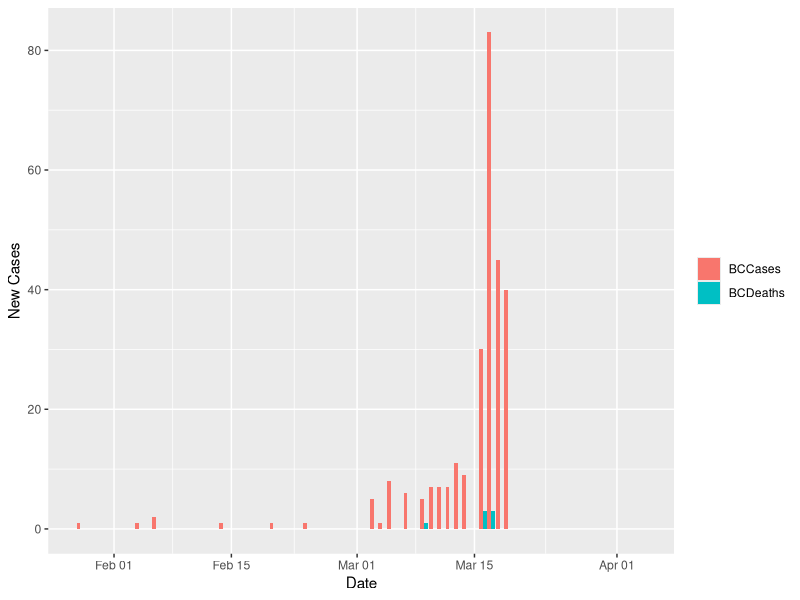
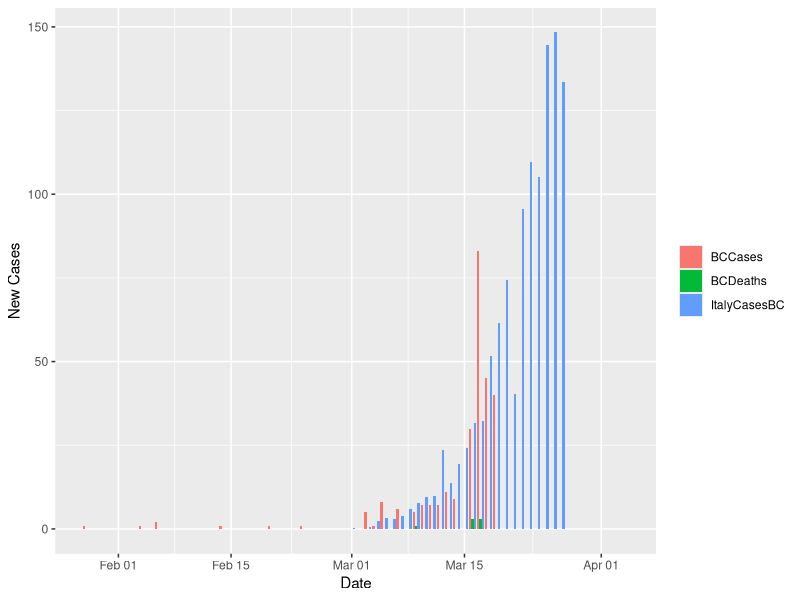
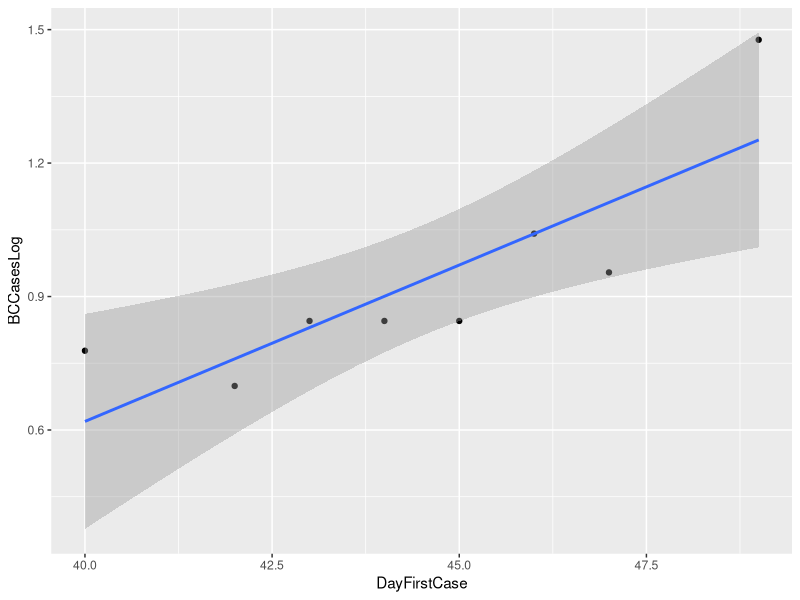
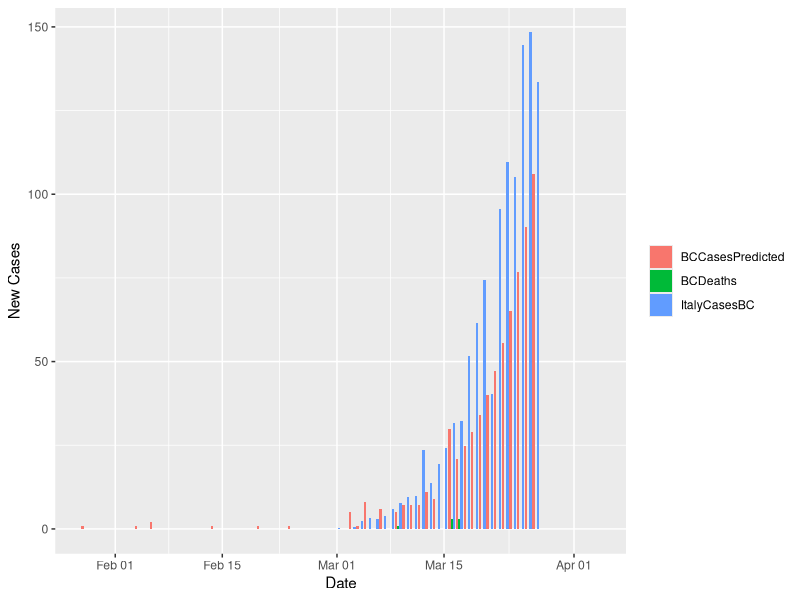
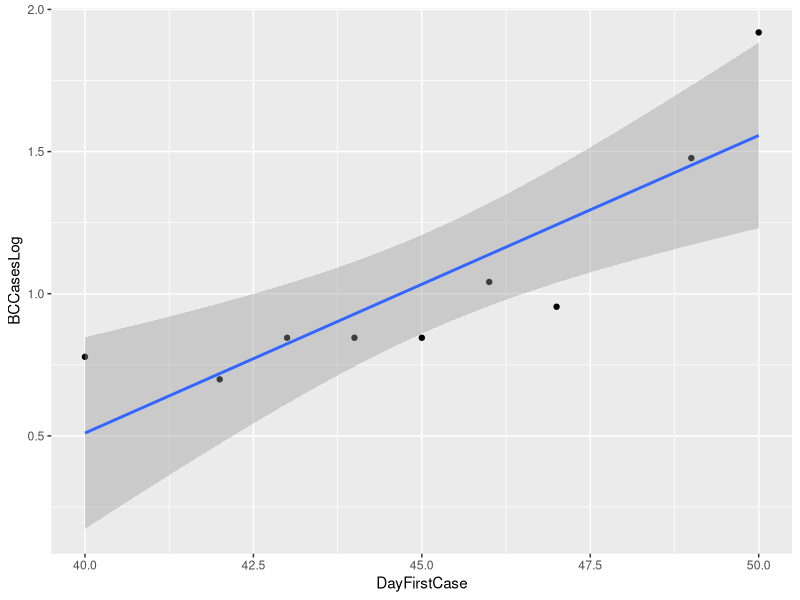
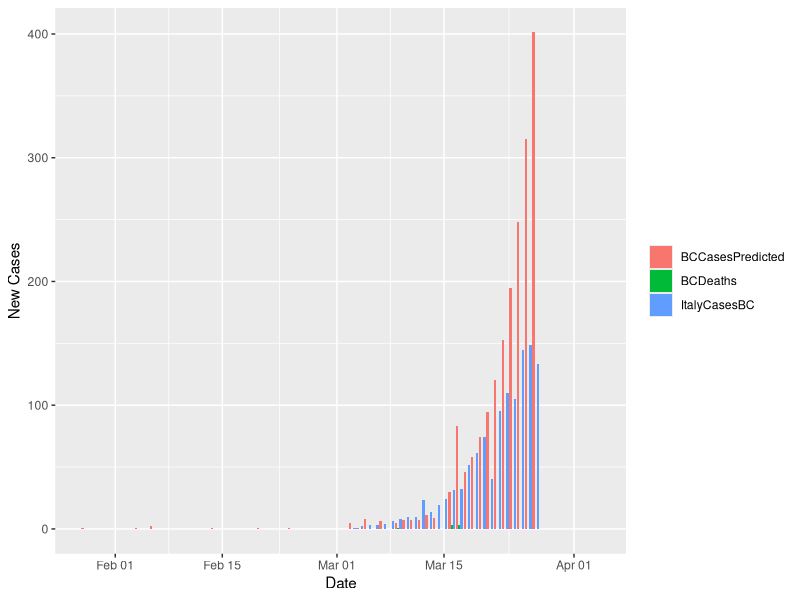
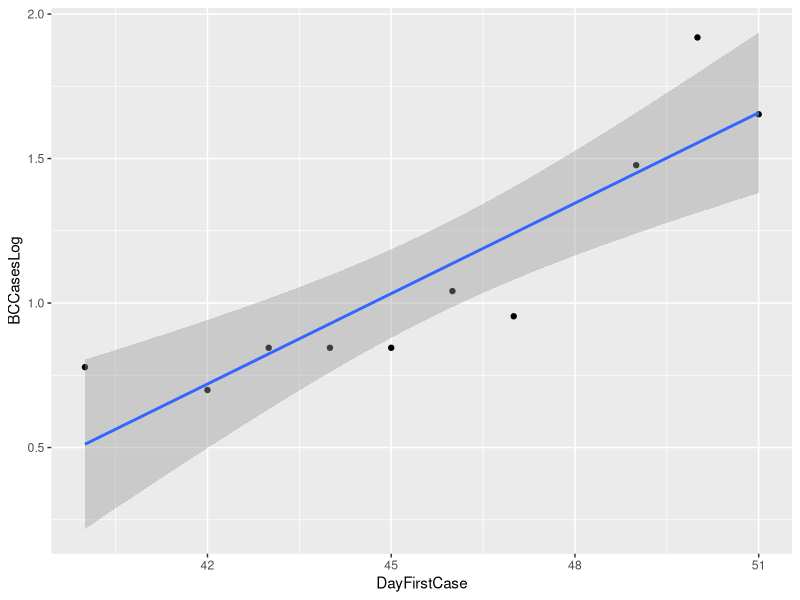
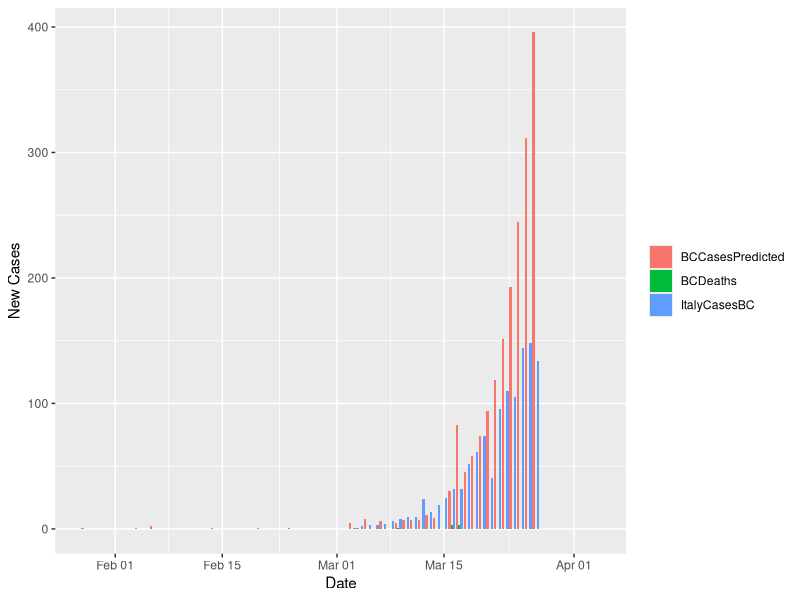

Here is the R script that generated these plots, in order:
## ---- chunk 1
knitr::opts_chunk$set(echo = TRUE)
## ---- chunk 2
library(dplyr)
library(tidyr)
covidbc.data = read.csv("covid.csv")
#covidbc.data
covidbc.data$BCDate <- as.Date(covidbc.data$BCDate)
#sapply(covidbc.data, class)

totalcases <- sum(covidbc.data$BCCases)
totaldeaths <- sum(covidbc.data$BCDeaths)

covidbc.bcsub <- subset(covidbc.data, select=c("BCDate","BCCases","BCDeaths"))

covidbc.long <- covidbc.bcsub %>%
  gather("Stat", "Value", -BCDate)
#covidbc.long
## ---- chunk 3
library(ggplot2)

ggplot(data=covidbc.long, aes(x = BCDate, y = Value, fill = Stat)) + geom_col(position = "dodge") + guides(fill=guide_legend(title=NULL)) + xlab("Date") + ylab("New Cases")


## ---- chunk 4
covidbc.data$ItalyCasesBC <- covidbc.data$ItalyCases*0.0413223
#covidbc.data$ItalyCasesBC

#covidbc.idata <- data.frame(casedate,cases,deaths,icasesbc)
covidbc.idata <- subset(covidbc.data, select=c("BCDate","BCCases","ItalyCasesBC","BCDeaths"))

covidbc.ilong <- covidbc.idata %>%
  gather("Stat", "Value", -BCDate)

ggplot(data=covidbc.ilong, aes(x = BCDate, y = Value, fill = Stat)) + geom_col(position = "dodge") + guides(fill=guide_legend(title=NULL)) + xlab("Date") + ylab("New Cases")
## ---- chunk 5

#covidbc.data$BCCasesLog <- log10(covidbc.data$BCCases)
covidbc.middle <- subset(covidbc.data, DayFirstCase > 39 & DayFirstCase < 50)

covidbc.middle$BCCasesLog <- log10(covidbc.middle$BCCases)
#covidbc.middle

covidbc.logdata <- subset(covidbc.middle, select=c("DayFirstCase","BCCasesLog"))

covidbc.logdata$BCCasesLog[is.infinite(covidbc.logdata$BCCasesLog)] <- NA

modelbc <- lm(formula = BCCasesLog ~ DayFirstCase, data = covidbc.logdata)

new.dayfirstcase <- data.frame(DayFirstCase = 50:60)
new.dayfirstcase$BCCasesLog = predict(modelbc, newdata = new.dayfirstcase)

p <- ggplot(covidbc.logdata, aes(DayFirstCase, BCCasesLog)) +
  geom_point()
p + geom_smooth(method = "lm")

covidbc.data$BCCasesPredicted = covidbc.data$BCCases


covidbc.data[50:60, "BCCasesPredicted"] = 10^(new.dayfirstcase$BCCasesLog)

#covidbc.logdata[50:60, "BCCasesLog"] = new.dayfirstcase$BCCasesLog

#covidbc.data$BCCasesPredicted <-10^(covidbc.logdata$BCCasesLog)

#covidbc.data$BCCasesPredicted

covidbc.bcsubpred <- subset(covidbc.data, select=c("BCDate","BCCasesPredicted","BCDeaths", "ItalyCasesBC"))

covidbc.longpred <- covidbc.bcsubpred %>%
  gather("Stat", "Value", -BCDate)
## ---- chunk 6
ggplot(data=covidbc.longpred, aes(x = BCDate, y = Value, fill = Stat)) + geom_col(position = "dodge") + guides(fill=guide_legend(title=NULL)) + xlab("Date") + ylab("New Cases")

#covidbc.bcsubpred

## ---- chunk 7

#covidbc.data$BCCasesLog <- log10(covidbc.data$BCCases)
covidbc.middle <- subset(covidbc.data, DayFirstCase > 39 & DayFirstCase < 51)

covidbc.middle$BCCasesLog <- log10(covidbc.middle$BCCases)
#covidbc.middle

covidbc.logdata <- subset(covidbc.middle, select=c("DayFirstCase","BCCasesLog"))

covidbc.logdata$BCCasesLog[is.infinite(covidbc.logdata$BCCasesLog)] <- NA

modelbc <- lm(formula = BCCasesLog ~ DayFirstCase, data = covidbc.logdata)

new.dayfirstcase <- data.frame(DayFirstCase = 51:60)
new.dayfirstcase$BCCasesLog = predict(modelbc, newdata = new.dayfirstcase)

p <- ggplot(covidbc.logdata, aes(DayFirstCase, BCCasesLog)) +
  geom_point()
p + geom_smooth(method = "lm")

covidbc.data$BCCasesPredicted = covidbc.data$BCCases


covidbc.data[51:60, "BCCasesPredicted"] = 10^(new.dayfirstcase$BCCasesLog)

covidbc.bcsubpred <- subset(covidbc.data, select=c("BCDate","BCCasesPredicted","BCDeaths", "ItalyCasesBC"))

covidbc.longpred <- covidbc.bcsubpred %>%
  gather("Stat", "Value", -BCDate)
## ---- chunk 8

ggplot(data=covidbc.longpred, aes(x = BCDate, y = Value, fill = Stat)) + geom_col(position = "dodge") + guides(fill=guide_legend(title=NULL)) + xlab("Date") + ylab("New Cases")

#covidbc.bcsubpred

## ---- chunk 9

#covidbc.data$BCCasesLog <- log10(covidbc.data$BCCases)
covidbc.middle <- subset(covidbc.data, DayFirstCase > 39 & DayFirstCase < 52)

covidbc.middle$BCCasesLog <- log10(covidbc.middle$BCCases)
#covidbc.middle

covidbc.logdata <- subset(covidbc.middle, select=c("DayFirstCase","BCCasesLog"))

covidbc.logdata$BCCasesLog[is.infinite(covidbc.logdata$BCCasesLog)] <- NA

modelbc <- lm(formula = BCCasesLog ~ DayFirstCase, data = covidbc.logdata)

new.dayfirstcase <- data.frame(DayFirstCase = 52:60)
new.dayfirstcase$BCCasesLog = predict(modelbc, newdata = new.dayfirstcase)

p <- ggplot(covidbc.logdata, aes(DayFirstCase, BCCasesLog)) +
  geom_point()
p + geom_smooth(method = "lm")

covidbc.data$BCCasesPredicted = covidbc.data$BCCases


covidbc.data[52:60, "BCCasesPredicted"] = 10^(new.dayfirstcase$BCCasesLog)

covidbc.bcsubpred <- subset(covidbc.data, select=c("BCDate","BCCasesPredicted","BCDeaths", "ItalyCasesBC"))

covidbc.longpred <- covidbc.bcsubpred %>%
  gather("Stat", "Value", -BCDate)
## ---- chunk 10

ggplot(data=covidbc.longpred, aes(x = BCDate, y = Value, fill = Stat)) + geom_col(position = "dodge") + guides(fill=guide_legend(title=NULL)) + xlab("Date") + ylab("New Cases")

#covidbc.bcsubpred

## ---- chunk 11

#covidbc.data$BCCasesLog <- log10(covidbc.data$BCCases)
covidbc.middle <- subset(covidbc.data, DayFirstCase > 39 & DayFirstCase < 53)

covidbc.middle$BCCasesLog <- log10(covidbc.middle$BCCases)
#covidbc.middle

covidbc.logdata <- subset(covidbc.middle, select=c("DayFirstCase","BCCasesLog"))

covidbc.logdata$BCCasesLog[is.infinite(covidbc.logdata$BCCasesLog)] <- NA

modelbc <- lm(formula = BCCasesLog ~ DayFirstCase, data = covidbc.logdata)

new.dayfirstcase <- data.frame(DayFirstCase = 53:60)
new.dayfirstcase$BCCasesLog = predict(modelbc, newdata = new.dayfirstcase)

p <- ggplot(covidbc.logdata, aes(DayFirstCase, BCCasesLog)) +
  geom_point()
p + geom_smooth(method = "lm")

covidbc.data$BCCasesPredicted = covidbc.data$BCCases


covidbc.data[53:60, "BCCasesPredicted"] = 10^(new.dayfirstcase$BCCasesLog)

covidbc.bcsubpred <- subset(covidbc.data, select=c("BCDate","BCCasesPredicted","BCDeaths", "ItalyCasesBC"))

covidbc.longpred <- covidbc.bcsubpred %>%
  gather("Stat", "Value", -BCDate)
## ---- chunk 12

ggplot(data=covidbc.longpred, aes(x = BCDate, y = Value, fill = Stat)) + geom_col(position = "dodge") + guides(fill=guide_legend(title=NULL)) + xlab("Date") + ylab("New Cases")

#covidbc.bcsubpred

## ---- chunk 13
#ggplot(data=covidbc.data, aes(x = BCDate, y = SKCases)) +
  #geom_point()

x = covidbc.data$DayFirstCase[38:60]
y = covidbc.data$SKCases[38:60]

newdata <- data.frame(x,y)

fit <- nls(y ~ a * dnorm(x, mean, sd), data = newdata,
         start = list(mean = 50, sd = 1, a = 800))

newpred <- predict(fit, newdata = data.frame(x))
#newpred
newdata$pred <- newpred
newdata$BCDate <- covidbc.data$BCDate[38:60]

ggplot(data=newdata, aes(x = BCDate, y = y)) +
  geom_col(fill = "green") + geom_line(aes(y = pred)) + xlab("BC Date") + ylab("New Cases")

#plot(y ~ x, data = newdata)

#curve(predict(fit, newdata = data.frame(x = x)), from = 38, to = 60, add = TRUE)

## ---- chunk 14
covidbc.data$SKCasesBC <- covidbc.data$SKCases*0.04785311832

covidbc.skdata <- subset(covidbc.data, select=c("BCDate","BCCases","SKCasesBC","BCDeaths"))

covidbc.sklong <- covidbc.skdata %>%
  gather("Stat", "Value", -BCDate)

ggplot(data=covidbc.sklong, aes(x = BCDate, y = Value, fill = Stat)) + geom_col(position = "dodge") + guides(fill=guide_legend(title=NULL)) + xlab("Date") + ylab("New Cases")
## ---- chunk 15

x = covidbc.data$DayFirstCase[38:60]
y = covidbc.data$SKCasesBC[38:60]

newdata <- data.frame(x,y)

fit <- nls(y ~ a * dnorm(x, mean, sd), data = newdata,
         start = list(mean = 50, sd = 1, a = 200))

newpred <- predict(fit, newdata = data.frame(x))
#newpred
newdata$pred <- newpred
newdata$BCDate <- covidbc.data$BCDate[38:60]
newdata$BCCases <- covidbc.data$BCCases[38:60]

ggplot(data=newdata, aes(x = BCDate, y = BCCases)) +
  geom_col(fill = "green") + geom_line(aes(y = pred)) + xlab("BC Date") + ylab("New Cases")

#plot(y ~ x, data = newdata)

#curve(predict(fit, newdata = data.frame(x = x)), from = 38, to = 60, add = TRUE)

